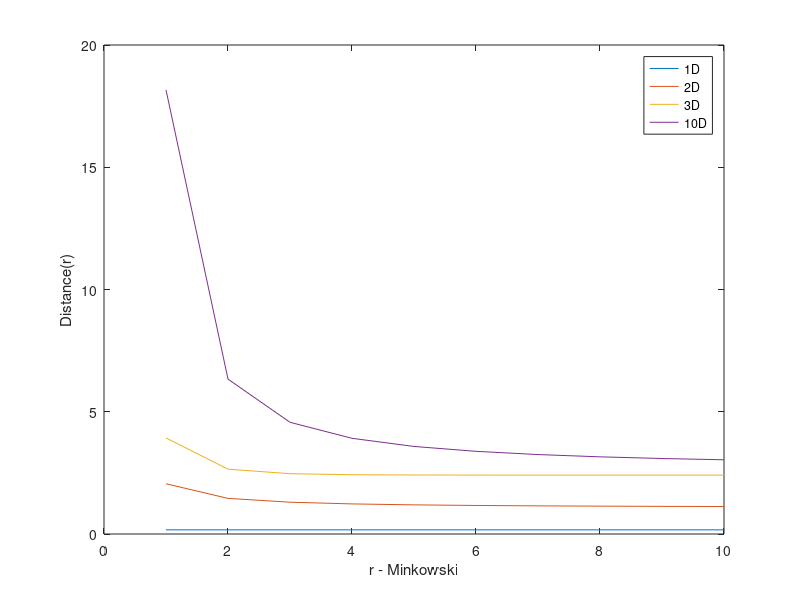

This figure's MATLAB source:
clear all
clc

% Calculate the Minkowski distance for 2 spots
n_List = [1, 2, 3, 10];
r_list = 1 : 10;
for k = 1 : length(n_List)

    n = n_List(k);
    a = randn(n, 1);
    b = randn(n, 1);
    distances_r = zeros(1, length(r_list));
    for i = 1 : length(r_list)
        r = r_list(i);
        SUM = 0;
        for dim = 1 : n
            SUM = SUM + abs(a(dim) - b(dim)) ^ r;
        end
        distance_r = (SUM)^(1/r);
        distances_r(i) = distance_r;
    end
    plot(distances_r);
    hold on
    
end

xlabel("r - Minkowski");
ylabel("Distance(r)");
legend("1D", "2D", "3D", "10D");
